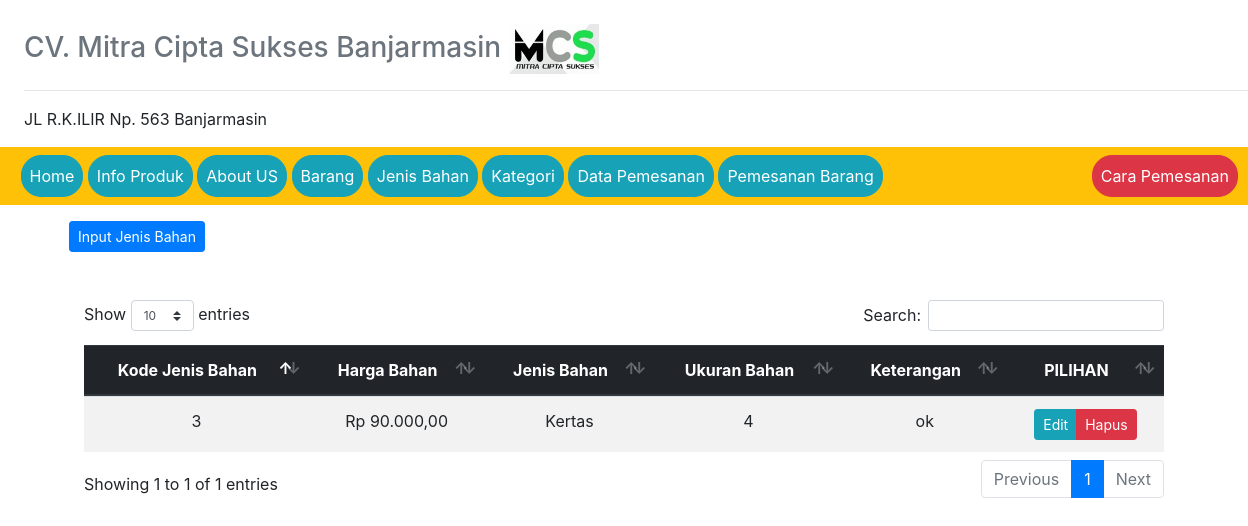
The app's page /?view=bahan (signed in), older data.
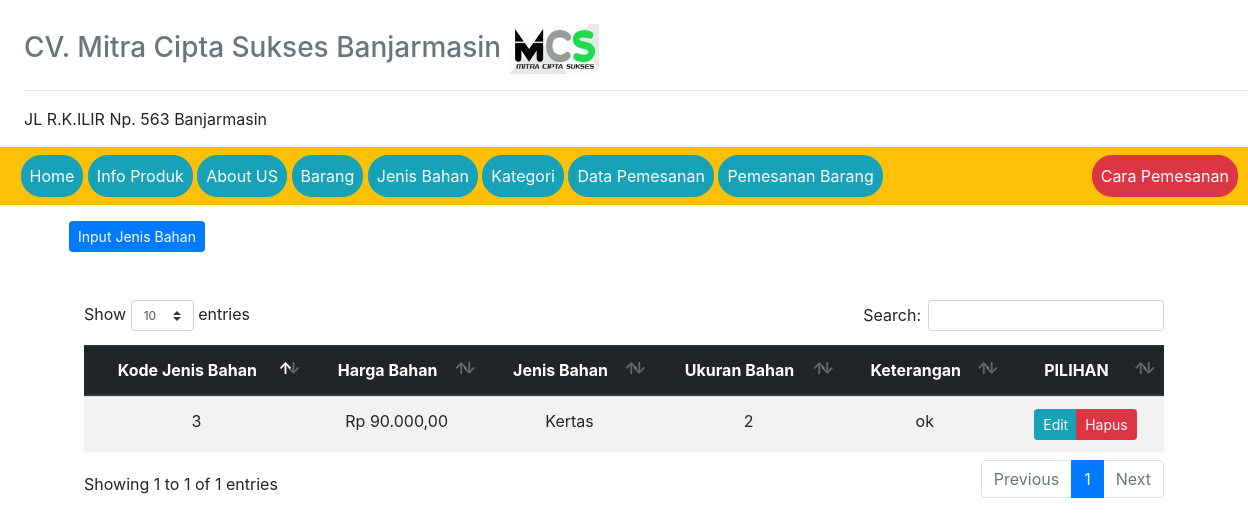
The same page, newer data.
### tables this page shows
CREATE TABLE `jenis_bahan` (
  `kode_jenis_bahan` int(50) NOT NULL,
  `harga_bahan` int(25) NOT NULL,
  `jenis_bahan` varchar(50) NOT NULL,
  `ketarangan` varchar(255) NOT NULL,
  `ukuran_bahan` int(10) NOT NULL
);

### models/admin.php (called while the page is built, shortened)
<?php
class Admin
{
  private $mysqli;
  function __construct($mysqli)
  {
    $this->mysqli = $mysqli;
  }
  public function showJenisBahan()
  {
    $db = $this->mysqli->conn;
    $sql = " SELECT * FROM jenis_bahan ";
    $query = $db->query($sql);
    return $query;
  }
}
?>

### view/jenis-bahan.php (the view)
<div class="header-hal">
    <a href="?view=input-bahan" class="btn btn-sm btn-primary">Input Jenis Bahan</a>
</div>
<div class="container mt-5">
<div class="daftar-table table-responsive">
  <table class="table table-striped text-center" id="table">
    <thead class="thead-dark">
      <tr>
        <th>Kode Jenis Bahan</th>
        <th>Harga Bahan</th>
        <th>Jenis Bahan </th>
        <th>Ukuran Bahan</th>
        <th>Keterangan</th>
        <th>PILIHAN</th>
      </tr>
    </thead>
    <tbody>
      <?php
      $data = $objAdmin->showJenisBahan();
      while ($a = $data->fetch_object()) {
      ?>
      <tr>
        <td><?=$a->kode_jenis_bahan ?></td>
        <td><?=$rp = "Rp " . number_format($a->harga_bahan, 2, ',', '.')?></td>
        <td><?=$a->jenis_bahan ?></td>
        <td><?=$a->ukuran_bahan ?></td>
        <td><?=$a->ketarangan ?></td>
        <td>
          <div class="btn-group">
            <a href="?view=edit-jenis-bahan&id_bahan=<?=$a->kode_jenis_bahan ?>" class="btn btn-sm btn-info">Edit</a>
            <a href="?view=hapus-jenis-bahan&id_bahan=<?=$a->kode_jenis_bahan ?>" onclick="return confirm('Hapus data ?')" class="btn btn-sm btn-danger">Hapus</a>
          </div>
        </td>
      </tr>
    <?php } ?>
    </tbody>
  </table>
</div>
</div>

Row changes from the older to the newer data that the page shows:
changed jenis_bahan "Rp 90.000,00": ukuran_bahan "4" → "2"
